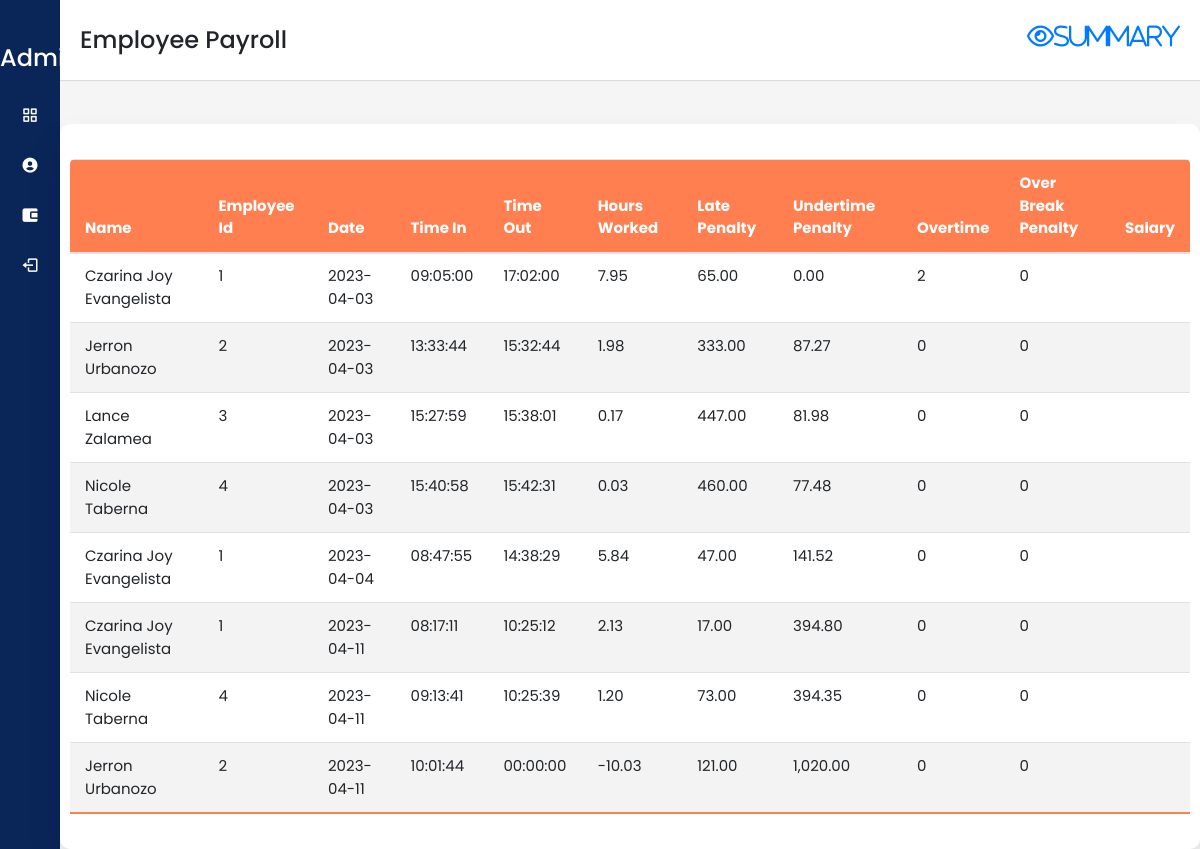
/payroll.php, run on an earlier commit of the app's database.
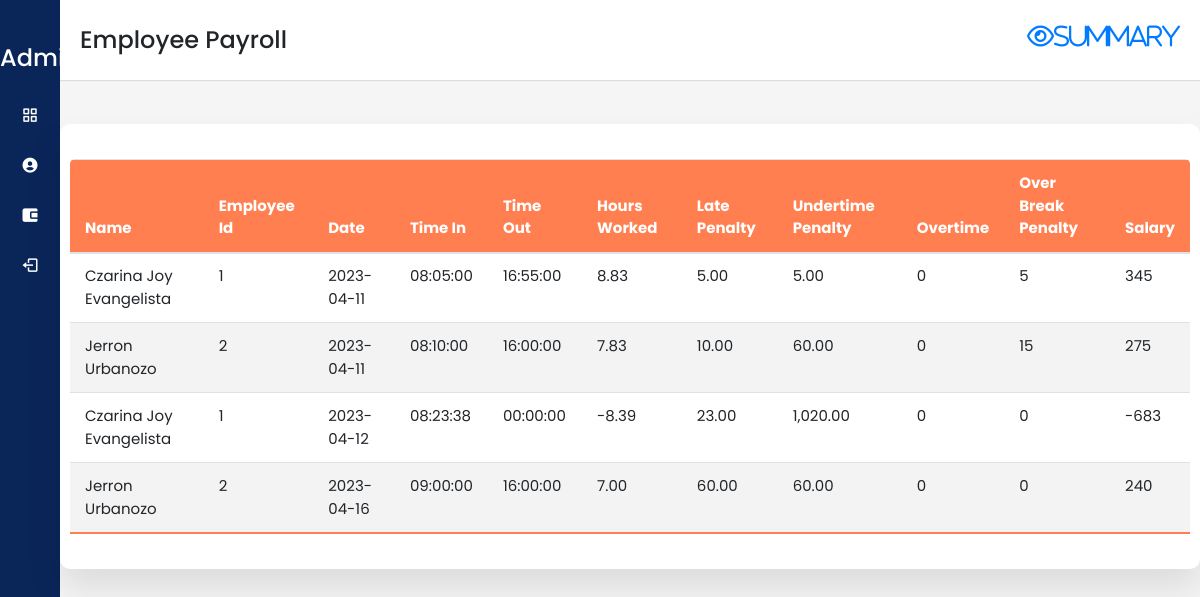
And on a later commit of the database.
### tables this page shows
CREATE TABLE `attendance` (
  `id` int(11) NOT NULL,
  `employee_id` varchar(11) NOT NULL,
  `date` date NOT NULL,
  `time_in` time NOT NULL DEFAULT current_timestamp(),
  `status` int(1) NOT NULL,
  `time_out` time NOT NULL,
  `num_hr` double NOT NULL,
  `start_break` time NOT NULL,
  `end_break` time NOT NULL,
  `salary` varchar(11) NOT NULL
);

CREATE TABLE `employees` (
  `id` int(11) NOT NULL,
  `employee_id` varchar(15) NOT NULL,
  `firstname` varchar(50) NOT NULL,
  `lastname` varchar(50) NOT NULL,
  `position_id` int(11) NOT NULL,
  `schedule_id` int(11) NOT NULL,
  `created_on` date NOT NULL DEFAULT current_timestamp()
);

### payroll.php (the view, shortened to what the changed rows need)
<?php
include("config/config.php");
include "nav-Items.php";
?>
<!DOCTYPE html>
<html lang="en">
<head>
    <head>
        <link rel="stylesheet" href="https://cdn.jsdelivr.net/npm/bootstrap@4.6.1/dist/css/bootstrap.min.css"
>
        <link rel="stylesheet" href="https://pro.fontawesome.com/releases/v5.10.0/css/all.css"
 />
        <link href="https://cdn.datatables.net/1.10.18/css/dataTables.bootstrap4.min.css" rel="stylesheet">
        <link rel="stylesheet" href="sidebar.css" />
        <link href="https://unpkg.com/boxicons@2.0.7/css/boxicons.min.css" rel="stylesheet" />
    </head>
<body>
    <div class="sidebar">
        <?php navItems("Profile") ?>
    </div>
    <section class="home-section">
        <div class="home-content">
            <section class="attendance">
                <div class="attendance-list">
                    <table id="dataTable_1" class="table">
                        <thead>
                            <tr>
                                <th>Name</th>
                                <th>Employee id</th>
                                <th>Date</th>
                                <th>Time in</th>
                                <th>Time out</th>
                                <th>Hours Worked</th>
                                <th>Late Penalty</th>
                                <th>Undertime Penalty</th>
                                <th>Overtime</th>
                                <th>Over break penalty</th>
                                <th>Salary</th>
                            </tr>
                        </thead>
                        <tbody>
                            <tr>
                                <?php
                               $sql = "SELECT * FROM attendance
                               INNER JOIN employees ON attendance.employee_id = employees.employee_id
                               ORDER BY date ASC, time_in ASC, time_out ASC";
                               $result = $conn->query($sql);
                                if ($result->num_rows > 0) {
                                  while($row = $result->fetch_assoc()) {
                                    $time_in = strtotime($row['time_in']);
                                    $time_out = strtotime($row['time_out']);
                                    $end_break = strtotime($row['end_break']);
                                    $hours_worked = ($time_out - $time_in) / 3600;
                                    $start_time = strtotime('8:00:00');
                                    $end_time = strtotime('17:00:00');
                                    $overtime_pay = 0;
                                    if ($time_out > $end_time) {
                                      $overtime_minutes = ($time_out - $end_time) / 60;
                                      $overtime_pay = $overtime_minutes * 1;
                                    }
                                    $over_break_pay = 0;
                                    if ($end_break > strtotime('13:00:00')) {
                                        $over_break_minutes = ($end_break - strtotime('13:00:00')) / 60;
                                        $over_break_pay = $over_break_minutes * 1;
                                    }
                                    $undertime_pay = 0;
                                    if ($time_out < $end_time) {
                                    $undertime_minutes = ($end_time - $time_out) / 60;
                                    $undertime_pay = $undertime_minutes * 1;
                                    }
                                    $late_minutes = ($time_in - $start_time) / 60;
                                    $late_penalty = floor($late_minutes);
                                            echo "<tr>
                                                <td>".$row['firstname'].' '.$row['lastname']."</td>
                                                <td>". $row['employee_id'] . "</td>
                                                <td>" . $row['date'] . "</td>
                                                <td>" . $row['time_in'] . "</td>
                                                <td>" .$row['time_out']. "</td>
                                                <td>" .number_format($hours_worked, 2).  "</td>
                                                <td>"  .number_format($late_penalty, 2). "</td>
                                                <td>"  .number_format($undertime_pay, 2). "</td>
                                                <td>" .$overtime_pay. "</td>
                                                <td>" .$over_break_pay. "</td>
                                                <td>" .$row['salary']. "</td>
                                            </tr>";
                                        }
                                    } else {
                                        echo "No attendance record found.";
                                    }
                                ?>
                            </tr>
                        </tbody>
                    </table>
                </div>
            </section>
</body>
</html>

### nav-Items.php
<?php function navItems($active) { ?>
<?php
        $items = [
            [
                "caption"=> "Employee",
                "icon"=> "bx bx-grid-alt",
                "url"=> "dashboard.php"
            ],
            [
                "caption"=> "Attendance",
                "icon"=> "bx bxs-user-circle",
                "url"=> "attendance.php"
            ],
            [
                "caption"=> "Payroll",
                "icon"=> "bx bxs-wallet-alt",
                "url"=> "Payroll.php"
            ],
            [
                "caption"=> "Logout",
                "icon"=> "bx bx-log-out",
                "url"=> "Logout.php"
            ],
        ];
    ?>
<ul class="nav-links">
    <?php foreach ($items as $item) { ?>
    <li>
        <a href="<?= $item["url"] ?>" style="color: white" class="<?= $item["caption"] == $active ? "active": "" ?>">
            <i class='<?= $item["icon"] ?>'></i>
            <span class="link_name"><?= $item["caption"] ?></span>
        </a>
    </li>
    <?php } ?>
</ul>
<?php } ?>

What changed in the data, as far as the page shows it:
removed attendance: employees.firstname "Czarina Joy", employees.lastname "Evangelista", employees.employee_id "1", date "2023-04-03", time_in "09:05:00", time_out "17:02:00", hours_worked "7.95", time_in "65.00", undertime_pay "0.00", time_out "2", over_break_pay "0"
removed attendance: employees.firstname "Jerron", employees.lastname "Urbanozo", employees.employee_id "2", date "2023-04-03", time_in "13:33:44", time_out "15:32:44", hours_worked "1.98", time_in "333.00", time_out "87.27", overtime_pay "0", over_break_pay "0"
removed attendance: employees.firstname "Lance", employees.lastname "Zalamea", employees.employee_id "3", date "2023-04-03", time_in "15:27:59", time_out "15:38:01", hours_worked "0.17", time_in "447.00", time_out "81.98", overtime_pay "0", over_break_pay "0"
removed attendance: employees.firstname "Nicole", employees.lastname "Taberna", employees.employee_id "4", date "2023-04-03", time_in "15:40:58", time_out "15:42:31", hours_worked "0.03", time_in "460.00", time_out "77.48", overtime_pay "0", over_break_pay "0"
removed attendance: employees.firstname "Czarina Joy", employees.lastname "Evangelista", employees.employee_id "1", date "2023-04-04", time_in "08:47:55", time_out "14:38:29", hours_worked "5.84", time_in "47.00", time_out "141.52", overtime_pay "0", over_break_pay "0"
removed attendance: employees.firstname "Czarina Joy", employees.lastname "Evangelista", employees.employee_id "1", date "2023-04-11", time_in "08:17:11", time_out "10:25:12", hours_worked "2.13", time_in "17.00", time_out "394.80", overtime_pay "0", over_break_pay "0"
removed attendance: employees.firstname "Nicole", employees.lastname "Taberna", employees.employee_id "4", date "2023-04-11", time_in "09:13:41", time_out "10:25:39", hours_worked "1.20", time_in "73.00", time_out "394.35", overtime_pay "0", over_break_pay "0"
removed attendance: employees.firstname "Jerron", employees.lastname "Urbanozo", employees.employee_id "2", date "2023-04-11", time_in "10:01:44", time_out "00:00:00", hours_worked "-10.03", time_in "121.00", time_out "1,020.00", overtime_pay "0", over_break_pay "0"
added attendance: employees.firstname "Czarina Joy", employees.lastname "Evangelista", employees.employee_id "1", date "2023-04-11", time_in "08:05:00", time_out "16:55:00", hours_worked "8.83", time_in "5.00", time_out "5.00", overtime_pay "0", end_break "5", salary "345"
added attendance: employees.firstname "Jerron", employees.lastname "Urbanozo", employees.employee_id "2", date "2023-04-11", time_in "08:10:00", time_out "16:00:00", hours_worked "7.83", time_in "10.00", time_out "60.00", overtime_pay "0", end_break "15", salary "275"
added attendance: employees.firstname "Czarina Joy", employees.lastname "Evangelista", employees.employee_id "1", date "2023-04-12", time_in "08:23:38", time_out "00:00:00", hours_worked "-8.39", time_in "23.00", time_out "1,020.00", overtime_pay "0", over_break_pay "0", salary "-683"
added attendance: employees.firstname "Jerron", employees.lastname "Urbanozo", employees.employee_id "2", date "2023-04-16", time_in "09:00:00", time_out "16:00:00", hours_worked "7.00", time_in "60.00", time_out "60.00", overtime_pay "0", over_break_pay "0", salary "240"
